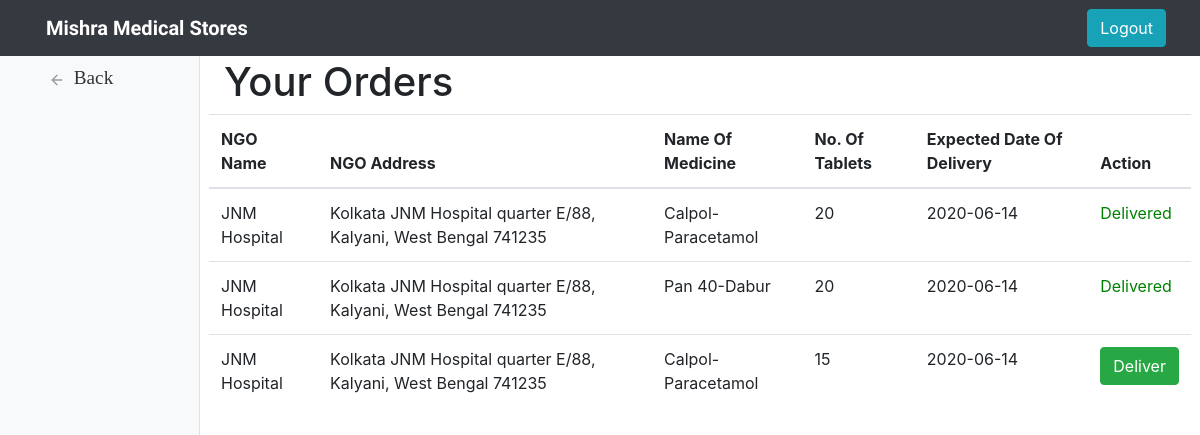
/home/pharmacy/order.php (signed in), run on the app's committed database.
### tables this page shows
CREATE TABLE `orders` (
  `id` int(255) NOT NULL,
  `ngo` varchar(60) NOT NULL,
  `ngo_address` varchar(150) NOT NULL,
  `store` varchar(60) NOT NULL,
  `medicine_name` varchar(50) NOT NULL,
  `number_tablets` int(100) NOT NULL,
  `dod` date NOT NULL,
  `status` int(1) NOT NULL
);

### home/pharmacy/order.php (the view, shortened to what this page needs)
<?php
$mysqli = new mysqli("localhost","root","","recmeds") or die(mysqli_error($mysqli));
?>
<!DOCTYPE html>
<html lang="en" dir="ltr">
  <head>
    <?php require_once 'includes/head.php'; ?>
  </head>
  <body>
    <?php require_once 'includes/header.php'; ?>
    <div class="container-fluid">
      <div class="row">
        <nav class="col-md-2 d-none d-md-block bg-light sidebar">
            <div class="sidebar-sticky">
                <ul class="nav flex-column">
                    <li class="nav-item">
                        <a class="nav-link" href="pharmacy.php">
                            <span data-feather="arrow-left"></span>
                            Back
                        </a>
                    </li>
                </ul>
            </div>
        </nav>
        <main role="main" class="col-md-9 ml-sm-auto col-lg-10 px-4">
            <h1 style="margin-top: 10px">Your Orders</h1>
            <?php
              $store = $_SESSION['name'];
              $result = $mysqli->query("SELECT * from orders WHERE store='$store'");
            ?>
            <div class="row justify-content-center">
              <table class = "table">
                <thead>
                  <tr>
                    <th>NGO Name</th>
                    <th>NGO Address</th>
                    <th>Name Of Medicine</th>
                    <th>No. Of Tablets</th>
                    <th>Expected Date Of Delivery</th>
                    <th colspan="2">Action</th>
                  </tr>
                </thead>
                <?php while ($row = $result->fetch_assoc()): ?>
                  <tr>
                    <td><?php echo $row['ngo']; ?></td>
                    <td><?php echo $row['ngo_address']; ?></td>
                    <td><?php echo $row['medicine_name']; ?></td>
                    <td><?php echo $row['number_tablets']; ?></td>
                    <td><?php echo $row['dod']; ?></td>
                    <td>
                      <?php if($row['status'] == 0): ?>
                        <a href="order.php?accept=<?php echo $row['id']; ?>"
                          class = "btn btn-success" name="accept">Deliver</a>
                      <?php else: ?>
                        <p style="color:green;">Delivered</p>
                      <?php endif; ?>
                    </td>
                  </tr>
                <?php endwhile; ?>
              </table>
            </div>
        </main>
      </div>
    </div>
  </body>
</html>

### home/pharmacy/includes/head.php (shortened to what this page needs)
<link rel="stylesheet" href="https://cdnjs.cloudflare.com/ajax/libs/font-awesome/4.7.0/css/font-awesome.min.css">
<link rel="stylesheet" href="css/styles.css">
<link rel="stylesheet" href="https://stackpath.bootstrapcdn.com/bootstrap/4.4.1/css/bootstrap.min.css">

### home/pharmacy/includes/header.php (shortened to what this page needs)
<nav class="navbar bg-dark navbar-expand-lg fixed-top navbar-dark">
  <a class="navbar-brand" ><?php echo $_SESSION['name'];?></a>
  <div class="collapse navbar-collapse">
    <ul class="navbar-nav ml-auto">
      <li class="nav-item">
        <a href="../../logout.php" class="btn btn-info" role="button">Logout</a>
      </li>
    </ul>
  </div>
</nav>

### home/pharmacy/css/styles.css (style rules this page uses)
body { font-size: .875rem; }
.feather { width: 16px; height: 16px; vertical-align: text-bottom; }
.sidebar { position: fixed; top: 0; bottom: 0; left: 0; z-index: 100; padding: 48px 0 0; box-shadow: inset -1px 0 0 rgba(0, 0, 0, .1); }
.sidebar-sticky { position: relative; top: 0; height: calc(100vh - 48px); padding-top: .5rem; overflow-x: hidden; overflow-y: auto; }
.sidebar .nav-link { font-weight: 500; color: #333; }
.sidebar .nav-link .feather { margin-right: 4px; color: #999; }
[role="main"] { padding-top: 48px; }
.navbar-brand { font-family: "Ubuntu"; padding-left: 30px; font-size: 3rem; font-weight: bold; }
.nav-item { padding: 0 18px; }
.nav-link { font-size: 1.2rem; font-family: "Montserrat-Light" }

### data on the page
orders: ngo "JNM Hospital", ngo_address "Kolkata JNM Hospital quarter E/88, Kalyani, West Bengal 741235", medicine_name "Calpol-Paracetamol", number_tablets "20", dod "2020-06-14", status "Delivered"
orders: ngo "JNM Hospital", ngo_address "Kolkata JNM Hospital quarter E/88, Kalyani, West Bengal 741235", medicine_name "Pan 40-Dabur", number_tablets "20", dod "2020-06-14", status "Delivered"
orders: ngo "JNM Hospital", ngo_address "Kolkata JNM Hospital quarter E/88, Kalyani, West Bengal 741235", medicine_name "Calpol-Paracetamol", number_tablets "15", dod "2020-06-14"

### other printed values
$_SESSION['name'] "Mishra Medical Stores"
